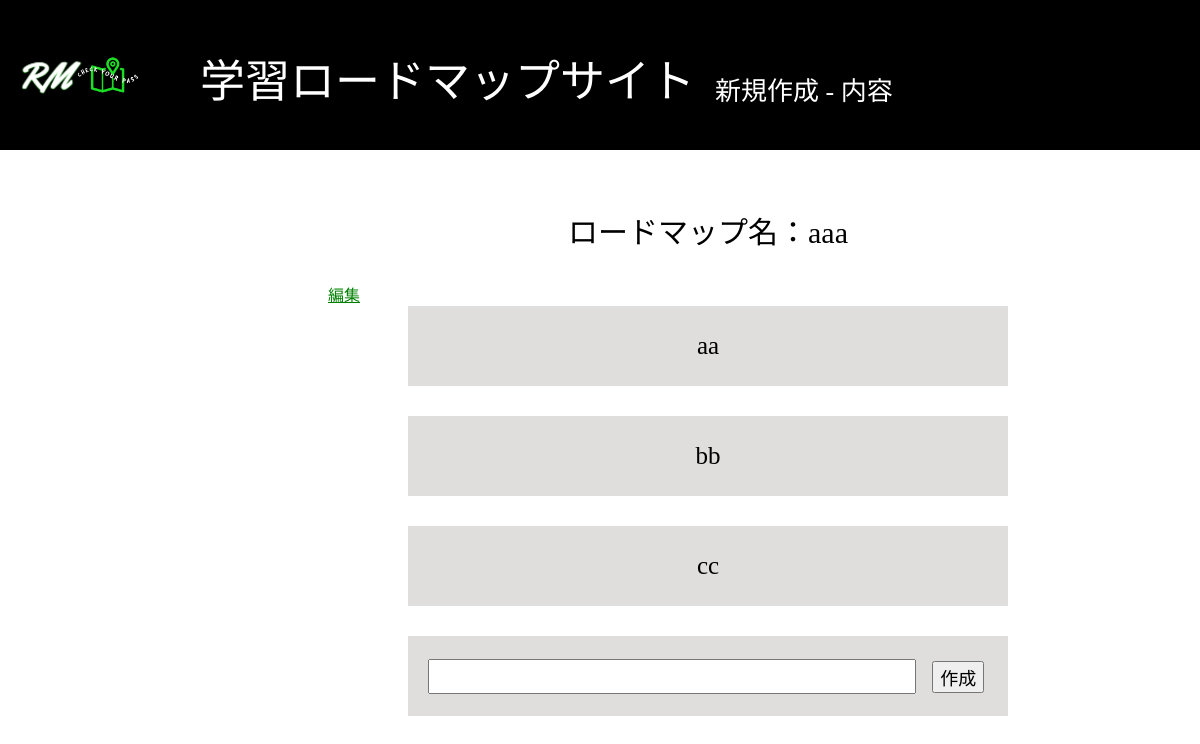
The page /manage/create/aaa/ (signed in) on the database its author committed.
### roadmap/models.py (models this page shows)
class RoadMapTitles(models.Model):
    title = models.CharField(
        max_length=30,
        unique=True,
        blank=False,
        verbose_name="タイトル"
    )

class RoadMapContents(models.Model):
    content = models.CharField(
        max_length=50,
        unique=True,
        blank=False,
        verbose_name="内容"
    )
    content_title = models.ForeignKey(RoadMapTitles, on_delete=models.CASCADE, related_name='roadmaptitle')

### roadmap/views.py (the view)
# urls.py: path('manage/create/<str:title>/', mng_create_contentview, name = 'mng_create_content'),
def mng_create_contentview(request, title):
    if not request.user.is_staff:
        return redirect('usr_mypage')
    roadmap = RoadMapTitles.objects.get(title=title)
    contents = roadmap.roadmaptitle.all()
    form = RoadMapContentForm(request.POST or None, initial={'content_title':roadmap.pk})
    if request.method == 'POST':
        if form.is_valid():
            form.save()
            url = reverse('mng_create_content', kwargs={'title':title})
            new_url = url_generate(url)
            return redirect(new_url)
        else:
            context = {'form':form, 'title':title, 'contents':contents, 'error':"同じ名前のボックスが存在します。"}
    else:
        if 'change' in request.GET:
            context = {'form':form, 'title':title, 'contents':contents, 'success':"ボックスを追加しました"}
        else:
            context = {'form':form, 'title':title, 'contents':contents}
    return render(request, 'mng_create_content.html', context)

### roadmap/forms.py
class RoadMapContentForm(forms.ModelForm):
    class Meta:
        model = RoadMapContents
        fields = ('content', 'content_title')
        widgets = {'content_title':forms.HiddenInput}

### templates/mng_create_content.html (shortened to what this page needs)
{% extends 'mng_base.html' %}
{% block header %}新規作成 - 内容{% endblock %}
{% block contents %}
<div class="container">
	<div class="create-area">
		<div class="create-title">
			ロードマップ名：{{ title }}
		</div>
		<a href="{% url 'mng_edit_content' title=title %}" class="btn-edit">編集</a>
		<div class="roadmap-list">
			{% for content in contents %}
				<a href="{% url 'mng_create_index' title=title content=content.content %}">
					<div class="contentbox">
						{{ content.content }}
					</div>
				</a>
				<div class="boxspace"></div>
			{% endfor %}
			<div class="contentbox">
				<form method="POST" class="contentform">{% csrf_token %}
					{{ form.content }}
					<button type="submit" class="btn-content-create">作成</button>
				</form>
			</div>
			<div class="boxspace"></div>
		</div>
	</div>
</div>
{% endblock %}

### static/style.css (style rules this page uses)
.container { position: relative; top: 200px; left: 300px; width: 800px; }
.roadmap-list { display: flex; flex-wrap: wrap; align-content: center; justify-content: center; }
.roadmap-list a { text-decoration: none; color: black; }
.contentbox { display: flex; align-items: center; justify-content: center; background-color: #E0DDDD; height: 80px; width: 600px; font-size: 25px; }
.boxspace { width: 100%; height: 30px; }
.create-title { text-align: center; font-size: 30px; margin-bottom: 30px; }
.contentform { width: 100%; }
.contentform input { width: 80%; margin-left: 20px; font-size: 25px; text-align: center; }
.contentform button { margin-left: 10px; font-size: 18px; }
.btn-edit { color: green; margin-left: 20px; }

### rows shown on the page
RoadMapTitles: title "aaa"
RoadMapContents: content "aa"
RoadMapContents: content "bb"
RoadMapContents: content "cc"
